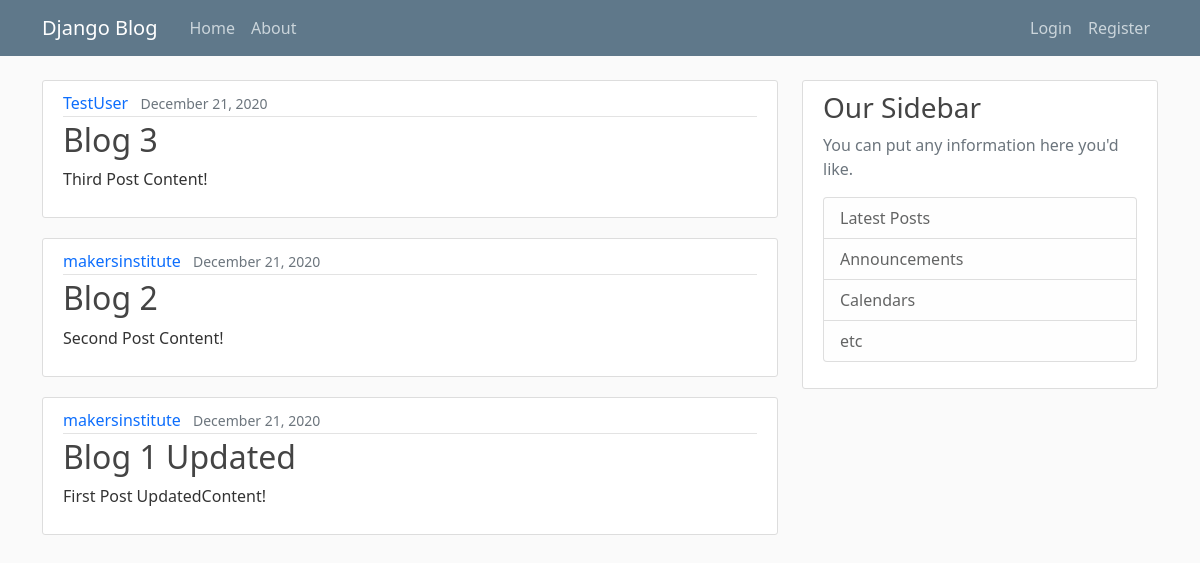
Before: / with the older database file.
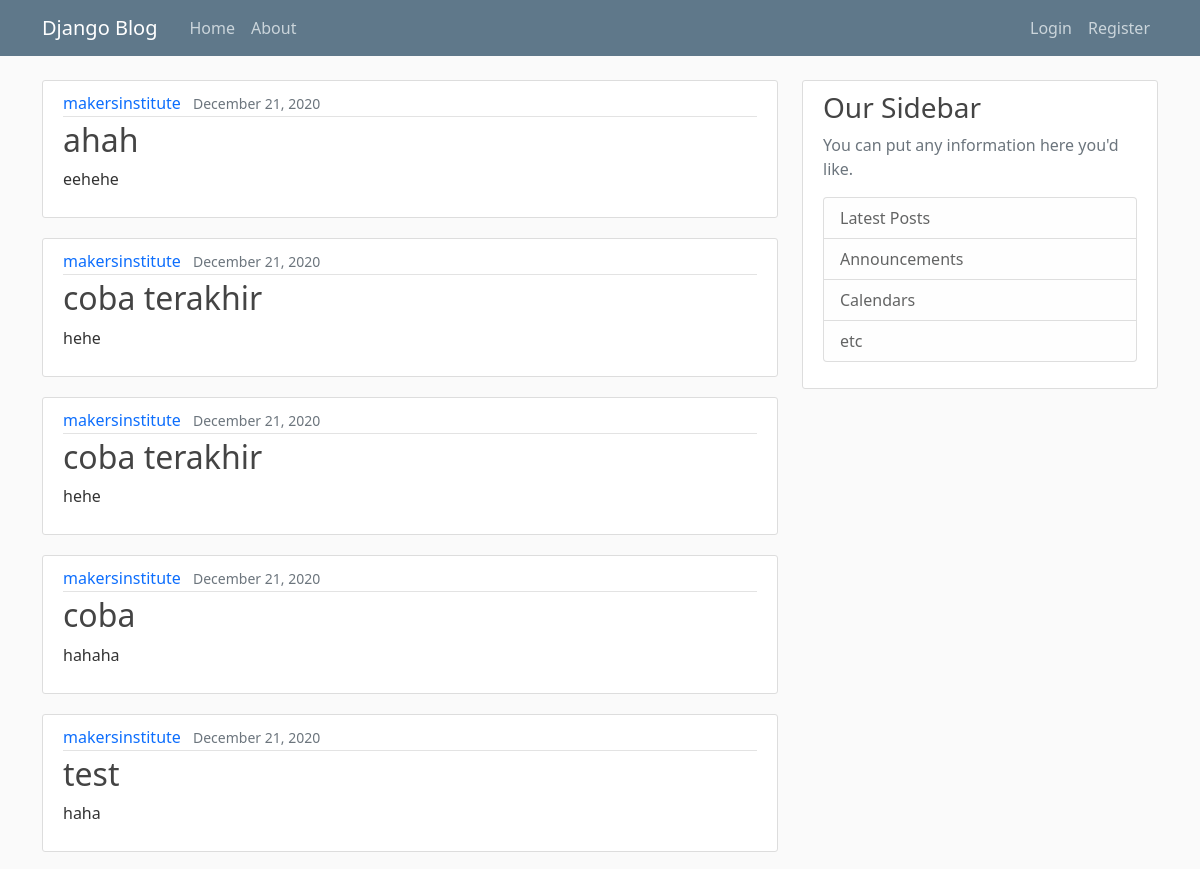
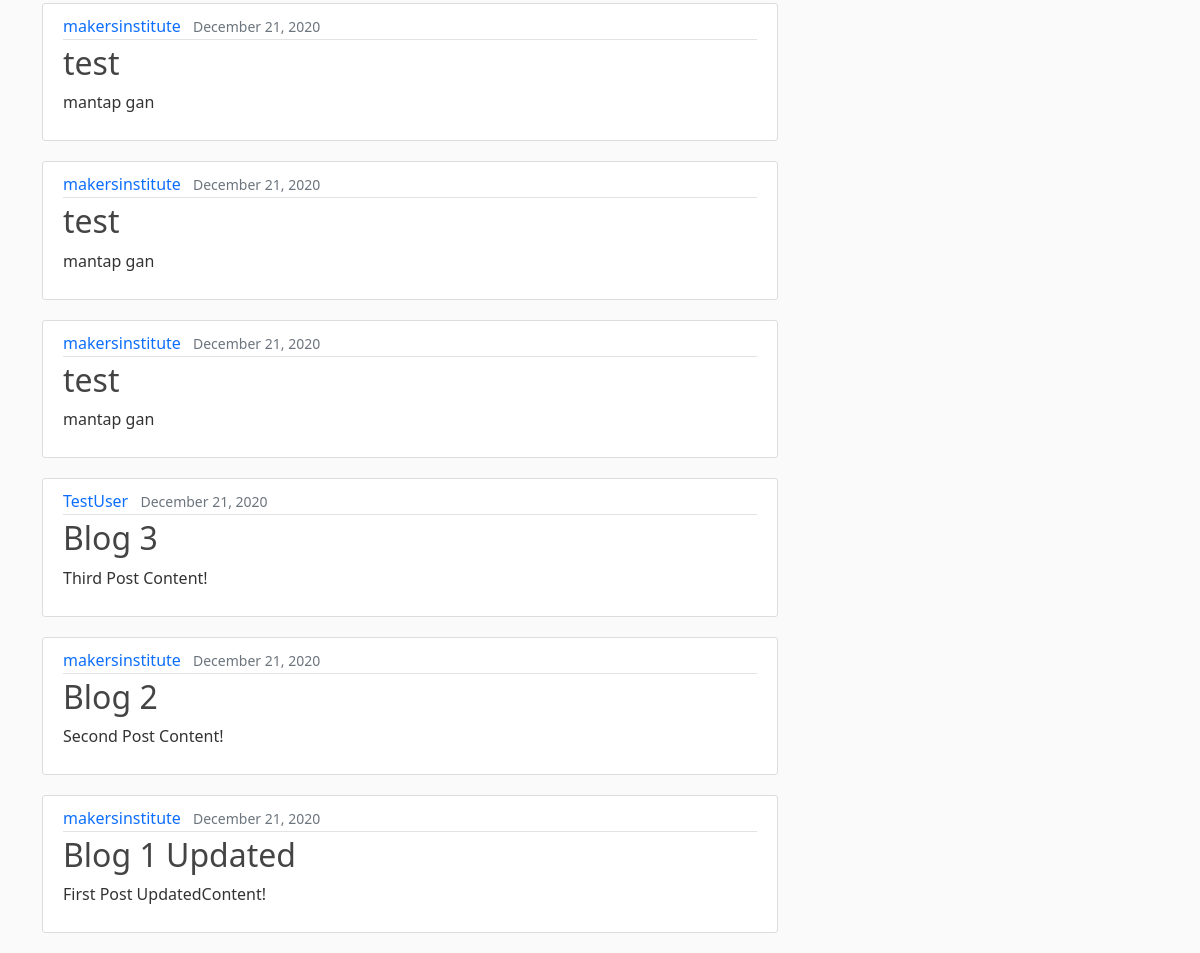
After: the same page with the newer database file (2 pictures, top to bottom).
### blog/models.py (models this page shows, shortened)
class Post(models.Model):
  title = models.CharField(max_length=100)
  content = models.TextField()
  date_posted = models.DateTimeField(default=timezone.now)
  author = models.ForeignKey(User, on_delete=models.CASCADE)

### blog/views.py (the view)
# urls.py: path('', PostListView.as_view(), name='blog-home'),
class PostListView(ListView):
  model = Post
  template_name = 'blog/home.html'
  context_object_name = 'posts'
  ordering = ['-date_posted']

### blog/templates/blog/home.html
{% extends "blog/base.html" %}
{% block content %}
  {% for post in posts %}
    <article class="media content-section">
      <div class="media-body">
        <div class="article-metadata">
          <a class="me-2" href="#">{{ post.author }}</a>
          <small class="text-muted">{{ post.date_posted|date:"F d, Y" }}</small>
        </div>
        <h2><a class="article-title" href="{% url 'post-detail' post.id %}">{{ post.title }}</a></h2>
        <p class="article-content">{{ post.content }}</p>
      </div>
    </article>
  {% endfor %}
{% endblock content %}

### blog/templates/blog/base.html (shortened to what this page needs)
{% load static %}
<!DOCTYPE html>
<html lang="en">
<head>
  <link href="https://cdn.jsdelivr.net/npm/bootstrap@5.0.0-beta1/dist/css/bootstrap.min.css" rel="stylesheet">
  <link rel="stylesheet" type="text/css" href="{% static 'blog/main.css' %}">
</head>
<body>
  <header class="site-header">
    <nav class="navbar navbar-expand-md navbar-dark bg-steel fixed-top">
      <div class="container">
        <a class="navbar-brand me-4" href="{% url 'blog-home' %}">Django Blog</a>
        <div class="collapse navbar-collapse" id="navbarToggle">
          <div class="navbar-nav me-auto">
            <a class="nav-item nav-link" href="{% url 'blog-home' %}">Home</a>
            <a class="nav-item nav-link" href="{% url 'blog-about' %}">About</a>
          </div>
          <div class="navbar-nav">
            <a class="nav-item nav-link" href="#">Login</a>
            <a class="nav-item nav-link" href="#">Register</a>
          </div>
        </div>
      </div>
    </nav>
  </header>
  <main role="main" class="container">
    <div class="row">
      <div class="col-md-8">
        {% block content %}{% endblock %}
      </div>
      <div class="col-md-4">
        <div class="content-section">
          <h3>Our Sidebar</h3>
          <p class='text-muted'>You can put any information here you'd like.
            <ul class="list-group">
              <li class="list-group-item list-group-item-light">Latest Posts</li>
              <li class="list-group-item list-group-item-light">Announcements</li>
              <li class="list-group-item list-group-item-light">Calendars</li>
              <li class="list-group-item list-group-item-light">etc</li>
            </ul>
          </p>
        </div>
      </div>
    </div>
  </main>
</body>
</html>

### blog/static/blog/main.css (style rules this page uses)
body { background: #fafafa; color: #333333; margin-top: 5rem; }
a { text-decoration: none; }
h1, h2, h3, h4, h5, h6 { color: #444444; }
ul { margin: 0; }
.bg-steel { background-color: #5f788a; }
.site-header .navbar-nav .nav-link { color: #cbd5db; }
.content-section { background: #ffffff; padding: 10px 20px; border: 1px solid #dddddd; border-radius: 3px; margin-bottom: 20px; }
.article-title { color: #444444; }
.article-content { white-space: pre-line; }
.article-metadata { padding-bottom: 1px; margin-bottom: 4px; border-bottom: 1px solid #e3e3e3 }

Changed rows visible on the page:
added Post: author "makersinstitute", date_posted "December 21, 2020", title "ahah", content "eehehe"
added Post: author "makersinstitute", date_posted "December 21, 2020", title "coba terakhir", content "hehe"
added Post: author "makersinstitute", date_posted "December 21, 2020", title "coba terakhir", content "hehe"
added Post: author "makersinstitute", date_posted "December 21, 2020", title "coba", content "hahaha"
added Post: author "makersinstitute", date_posted "December 21, 2020", title "test", content "haha"
added Post: author "makersinstitute", date_posted "December 21, 2020", title "test", content "mantap gan"
added Post: author "makersinstitute", date_posted "December 21, 2020", title "test", content "mantap gan"
added Post: author "makersinstitute", date_posted "December 21, 2020", title "test", content "mantap gan"
